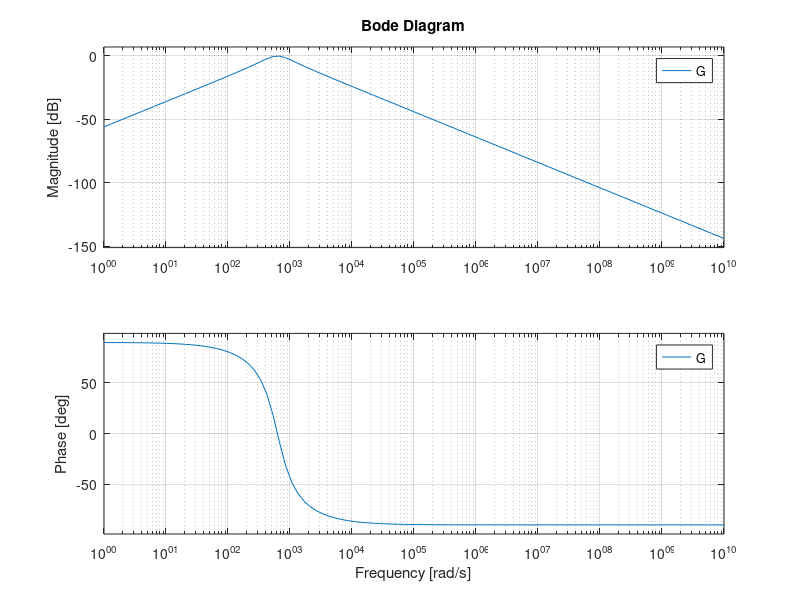
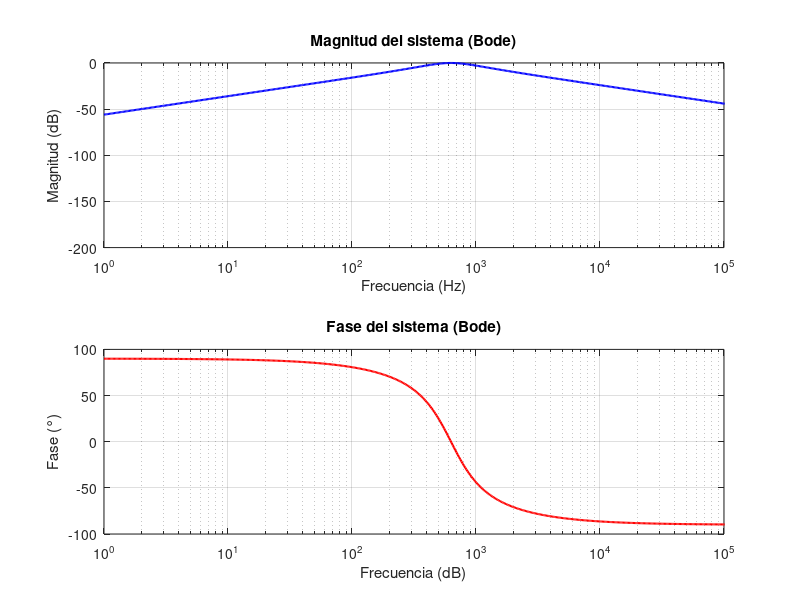
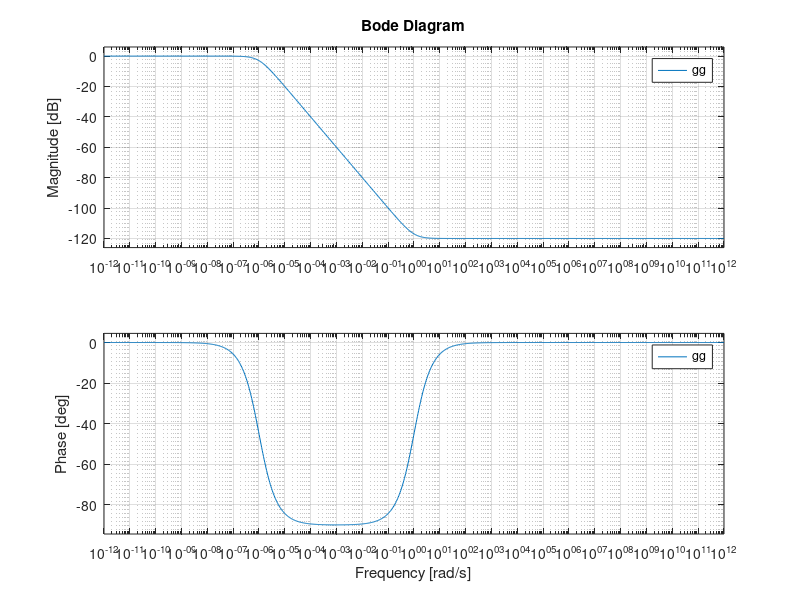
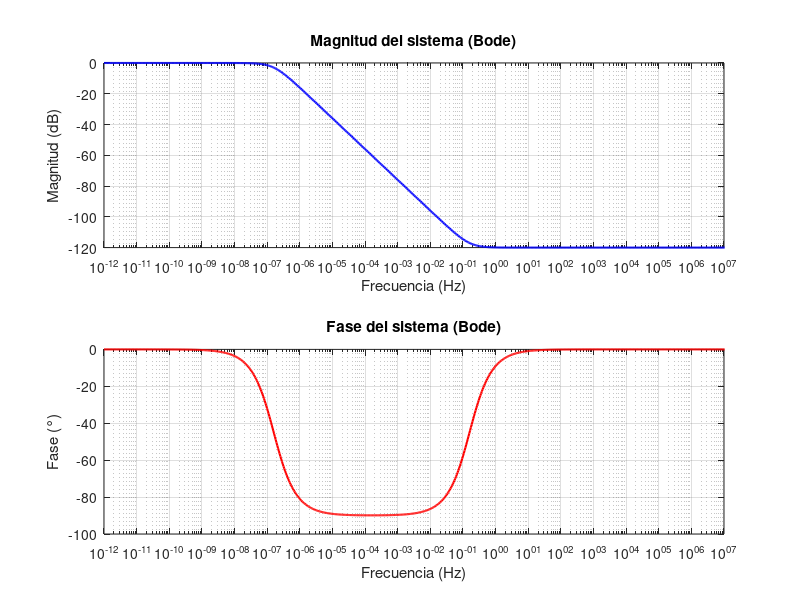

The MATLAB source for these figures, in order:
%taller 9 de contro d moderno

clc;
clear all;
close all;
%%
%cracion d fincon de trandferencia RLC serie
R=100;
L=159.15e-3;
C=15.915e-6;

num=[(R*C) 0];
den=[L*C R*C 1];
G=tf(num,den);

%creacion de diagram de bode
M=100;
N=100;
w=logspace(0,10,N);
figure();
bode(G,w);

%ejercico 9.2
%maginut d
% Componentes
%%
% Ejercicio 9.1 - Análisis de circuito RLC serie
% Iván Javier Jara Pauta

% PARÁMETROS DEL CIRCUITO:
%R = 10;            % Resistencia en ohmios
%L = 1e-3;          % Inductancia en Henrios
%C = 100e-6;        % Capacitancia en Faradios

% FUNCIÓN DE TRANSFERENCIA:
% Se obtiene al analizar el voltaje en el capacitor (salida) respecto a la fuente (entrada):
% H(s) = 1 / (LC*s^2 + RC*s + 1)

% Pregunta: ¿Cómo se obtiene la función de transferencia?
% Respuesta: Se usa análisis de mallas y se obtiene Vout(s)/Vin(s) como un sistema de segundo orden.

% Numerador y denominador:
num = [R*C 0];  % Solo 1 en el numerador porque la salida es directamente sobre el capacitor
den = [L*C, R*C, 1];  % Coeficientes del denominador: LC, RC, y 1

% CREAR SISTEMA EN FORMA DE TRANSFERENCIA
H = tf(num, den);

% VECTOR DE FRECUENCIAS:
f = logspace(0, 10, 1000);  % generaicond e ferecucnias en hercios segin intwerpretacion
w=f;  % trabajar directo en rad/s
%w = 2 * pi * f;            % Conversión a radianes por segundo
%% 3
% Pregunta: ¿Qué debería hacer para obtener la gráfica en Hertz?
% Respuesta: Definir 'f' en Hz y convertir a rad/s como 'w = 2*pi*f'; luego graficar contra 'f'.

% s = jω (frecuencia compleja)
s = 1i * w;

% EVALUACIÓN MANUAL DE H(jw)
Hs = polyval(num, s) ./ polyval(den, s);

% MAGNITUD:
mag = abs(Hs);               % Módulo complejo
%% 1
% Pregunta: ¿Qué unidad debe tener la magnitud?
% Respuesta: Se usa decibelios (dB). Fórmula: 20 * log10(|H(jw)|)
mag_dB = 20 * log10(mag);    % Magnitud en dB

% FASE:
phase_rad = angle(Hs);        % Fase en radianes
%% 2
% Pregunta: ¿Qué unidad debe tener la fase?
% Respuesta: La fase debe ir en grados (°). Se convierte así:
% 
%phase_deg = rad2deg(phase_rad);  % Convertir a grados
phase_deg = (phase_rad)*(180/pi);

% GRAFICAR DIAGRAMA DE BODE MANUAL

figure;

% MAGNITUD EN dB
subplot(2,1,1);
semilogx(f, mag_dB, 'b', 'LineWidth', 1.5);
title('Magnitud del sistema (Bode)');
xlabel('Frecuencia (Hz)');
ylabel('Magnitud (dB)');
xlim([0 10^5]);
grid on;

% FASE EN GRADOS
subplot(2,1,2);
semilogx(f, phase_deg, 'r', 'LineWidth', 1.5);
title('Fase del sistema (Bode)');
xlabel('Frecuencia (dB)');
ylabel('Fase (°)');
xlim([0 10^5]);
grid on;
%% 4
% Pregunta: ¿Cómo evaluó la función en una frecuencia específica?
% Respuesta: Se reemplazó s = jω en la función H(s) usando s = 1i * w, y se evaluó con 'polyval'.
%% 5
% Pregunta: ¿Cómo calculó la magnitud?
% Respuesta: Se usó abs(H(jw)) para obtener el módulo, y luego 20*log10(...) para convertirlo a dB.
%% 6
% Pregunta: ¿Cómo calculó la fase?
% Respuesta: Se usó angle(H(jw)) para obtener el ángulo en radianes, y luego se convierte a grados.

%% pasar a funcijn







R1=10e3;
R2=10e3;
R3=10e3;
R4=10e3;
C1=1e-12;
C2=1e-6;

num=[R4*R2*R1*C1 1];
den=[R3*R1*R2*C2 1];
gg=tf(num,den)
figure()
N2=1000;
ww=logspace(-12,12,N2);
%ww = 2 * pi * ww;
%%ww=ww/2*pi;
bode(gg,ww)

%% num = [1];  % Solo 1 en el numerador porque la salida es directamente sobre el capacitor
%den = [L*C, R*C, 1];  % Coeficientes del denominador: LC, RC, y 1

% CREAR SISTEMA EN FORMA DE TRANSFERENCIA
H = tf(num, den);

% VECTOR DE FRECUENCIAS:
f = logspace(-12, 12, 1000);  % generaicond e ferecucnias en hercios segin intwerpretacion
%w=f;  % trabajar directo en rad/s
w = 2 * pi * f;            % Conversión a radianes por segundo
%% 3
% Pregunta: ¿Qué debería hacer para obtener la gráfica en Hertz?
% Respuesta: Definir 'f' en Hz y convertir a rad/s como 'w = 2*pi*f'; luego graficar contra 'f'.

% s = jω (frecuencia compleja)
s = 1i * w;

% EVALUACIÓN MANUAL DE H(jw)
Hs = polyval(num, s) ./ polyval(den, s);

% MAGNITUD:
mag = abs(Hs);               % Módulo complejo
%% 1
% Pregunta: ¿Qué unidad debe tener la magnitud?
% Respuesta: Se usa decibelios (dB). Fórmula: 20 * log10(|H(jw)|)
mag_dB = 20 * log10(mag);    % Magnitud en dB

% FASE:
phase_rad = angle(Hs);        % Fase en radianes
%% 2
% Pregunta: ¿Qué unidad debe tener la fase?
% Respuesta: La fase debe ir en grados (°). Se convierte así:
% 
%phase_deg = rad2deg(phase_rad);  % Convertir a grados
phase_deg = (phase_rad)*(180/pi);

% GRAFICAR DIAGRAMA DE BODE MANUAL

figure;

% MAGNITUD EN dB
subplot(2,1,1);
semilogx(f, mag_dB, 'b', 'LineWidth', 1.5);
title('Magnitud del sistema (Bode)');
xlabel('Frecuencia (Hz)');
ylabel('Magnitud (dB)');
xlim([0 10^7]);
grid on;

% FASE EN GRADOS
subplot(2,1,2);
semilogx(f, phase_deg, 'r', 'LineWidth', 1.5);
title('Fase del sistema (Bode)');
xlabel('Frecuencia (Hz)');
ylabel('Fase (°)');
xlim([0 10^7]);
grid on;